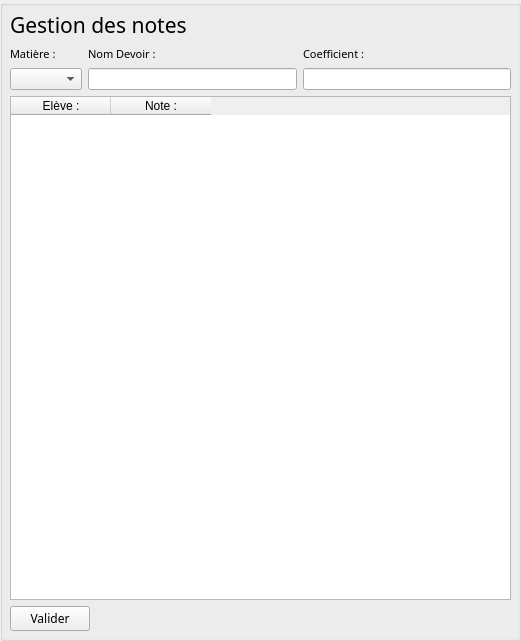
   <widget class="QGroupBox" name="gBGestionNotes">
    <property name="geometry">
     <rect>
      <x>350</x>
      <y>10</y>
      <width>521</width>
      <height>641</height>
     </rect>
    </property>
    <property name="title">
     <string/>
    </property>
    <widget class="QWidget" name="verticalLayoutWidget_9">
     <property name="geometry">
      <rect>
       <x>10</x>
       <y>10</y>
       <width>501</width>
       <height>621</height>
      </rect>
     </property>
     <layout class="QVBoxLayout" name="verticalLayout_9">
      <item>
       <layout class="QHBoxLayout" name="horizontalLayout_7">
        <item>
         <widget class="QLabel" name="label_4">
          <property name="font">
           <font>
            <family>Showcard Gothic</family>
            <pointsize>16</pointsize>
            <kerning>true</kerning>
           </font>
          </property>
          <property name="text">
           <string>Gestion des notes</string>
          </property>
         </widget>
        </item>
        <item>
         <spacer name="horizontalSpacer_3">
          <property name="orientation">
           <enum>Qt::Horizontal</enum>
          </property>
          <property name="sizeHint" stdset="0">
           <size>
            <width>40</width>
            <height>20</height>
           </size>
          </property>
         </spacer>
        </item>
       </layout>
      </item>
      <item>
       <layout class="QHBoxLayout" name="horizontalLayout_2">
        <item>
         <layout class="QVBoxLayout" name="verticalLayout_5">
          <item>
           <widget class="QLabel" name="label_10">
            <property name="sizePolicy">
             <sizepolicy hsizetype="Preferred" vsizetype="Fixed">
              <horstretch>0</horstretch>
              <verstretch>0</verstretch>
             </sizepolicy>
            </property>
            <property name="maximumSize">
             <size>
              <width>16777215</width>
              <height>30</height>
             </size>
            </property>
            <property name="font">
             <font>
              <family>Kristen ITC</family>
              <pointsize>8</pointsize>
              <weight>50</weight>
              <bold>false</bold>
             </font>
            </property>
            <property name="text">
             <string>Matière :</string>
            </property>
           </widget>
          </item>
          <item>
           <widget class="QComboBox" name="cBMatiereGBNote"/>
          </item>
         </layout>
        </item>
        <item>
         <layout class="QVBoxLayout" name="verticalLayout_2">
          <item>
           <widget class="QLabel" name="label_5">
            <property name="sizePolicy">
             <sizepolicy hsizetype="Preferred" vsizetype="Fixed">
              <horstretch>0</horstretch>
              <verstretch>0</verstretch>
             </sizepolicy>
            </property>
            <property name="maximumSize">
             <size>
              <width>16777215</width>
              <height>30</height>
             </size>
            </property>
            <property name="font">
             <font>
              <family>Kristen ITC</family>
              <pointsize>8</pointsize>
              <weight>50</weight>
              <bold>false</bold>
             </font>
            </property>
            <property name="text">
             <string>Nom Devoir :</string>
            </property>
           </widget>
          </item>
          <item>
           <widget class="QLineEdit" name="lENomNote"/>
          </item>
         </layout>
        </item>
        <item>
         <layout class="QVBoxLayout" name="verticalLayout_3">
          <item>
           <widget class="QLabel" name="label_6">
            <property name="sizePolicy">
             <sizepolicy hsizetype="Preferred" vsizetype="Fixed">
              <horstretch>0</horstretch>
              <verstretch>0</verstretch>
             </sizepolicy>
            </property>
            <property name="maximumSize">
             <size>
              <width>16777215</width>
              <height>30</height>
             </size>
            </property>
            <property name="font">
             <font>
              <family>Kristen ITC</family>
              <pointsize>8</pointsize>
              <weight>50</weight>
              <bold>false</bold>
             </font>
            </property>
            <property name="text">
             <string>Coefficient :</string>
            </property>
           </widget>
          </item>
          <item>
           <widget class="QLineEdit" name="lECoeffNote"/>
          </item>
         </layout>
        </item>
       </layout>
      </item>
      <item>
       <widget class="QTableWidget" name="tWTableNotation">
        <column>
         <property name="text">
          <string>Elève :</string>
         </property>
        </column>
        <column>
         <property name="text">
          <string>Note :</string>
         </property>
        </column>
       </widget>
      </item>
      <item>
       <layout class="QHBoxLayout" name="horizontalLayout_3">
        <item>
         <widget class="QPushButton" name="pBValiderNotation">
          <property name="font">
           <font>
            <family>Showcard Gothic</family>
            <weight>50</weight>
            <bold>false</bold>
            <kerning>true</kerning>
           </font>
          </property>
          <property name="cursor">
           <cursorShape>PointingHandCursor</cursorShape>
          </property>
          <property name="text">
           <string>Valider</string>
          </property>
         </widget>
        </item>
        <item>
         <spacer name="horizontalSpacer">
          <property name="orientation">
           <enum>Qt::Horizontal</enum>
          </property>
          <property name="sizeHint" stdset="0">
           <size>
            <width>40</width>
            <height>20</height>
           </size>
          </property>
         </spacer>
        </item>
       </layout>
      </item>
     </layout>
    </widget>
   </widget>
